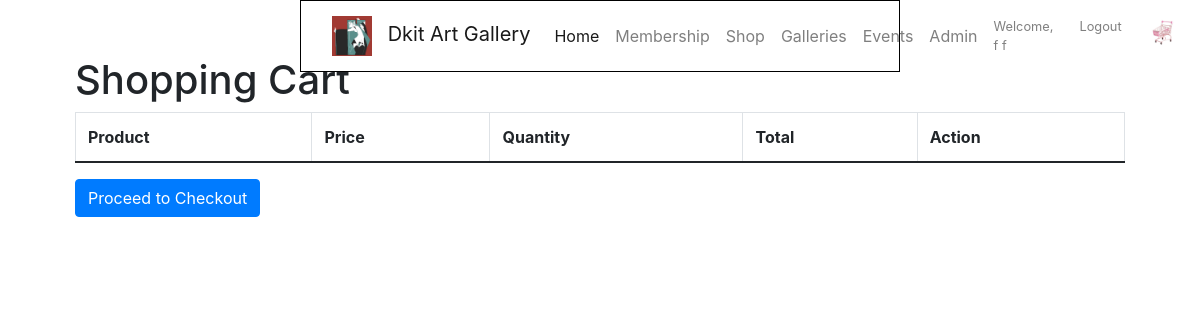
Before: /view/cart.php (signed in) with the older database file.
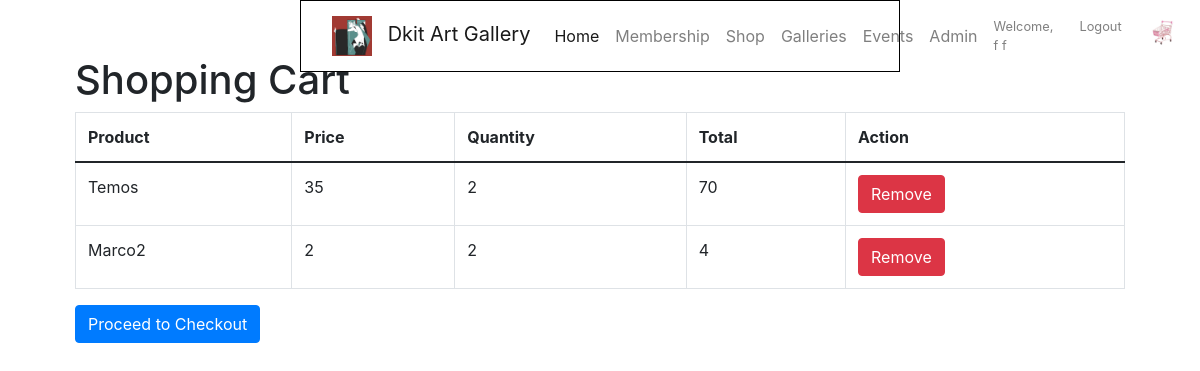
After: the same page with the newer database file.
### tables this page shows
CREATE TABLE `cart` (
  `id` int(11) NOT NULL,
  `user_id` int(11) NOT NULL,
  `product_id` int(11) NOT NULL,
  `quantity` int(11) NOT NULL,
  `price` double NOT NULL
);

CREATE TABLE `product` (
  `id` int(11) NOT NULL,
  `name` varchar(100) NOT NULL,
  `price` double NOT NULL,
  `quantity` int(11) NOT NULL,
  `url` varchar(500) DEFAULT NULL,
  `description` varchar(500) DEFAULT NULL
);

### model/doCart.php (called while the page is built, shortened)
<?php
require_once 'cartModel.php';
global $db;
$cartModel = new CartModel($db);
?>

### model/cartModel.php (called while the page is built, shortened)
<?php
class CartModel {
    protected $db;
    public function __construct($db) {
        $this->db = $db;
    }
    public function getCartItems($user_id) {
        $sql = "SELECT cart.*, product.name, product.price FROM cart
            INNER JOIN product ON cart.product_id = product.id
            WHERE cart.user_id = :user_id";
        try {
            $stmt = $this->db->prepare($sql);
            $stmt->bindParam(':user_id', $user_id);
            $stmt->execute();
            $cartItems = $stmt->fetchAll(PDO::FETCH_ASSOC);
            return $cartItems;
        } catch (PDOException $e) {
            echo "Error: " . $e->getMessage();
            return false;
        }
    }
}
?>

### view/cart.php (the view, shortened to what this page needs)
<?php
require_once '../model/databaseConnection.php';
require_once '../model/doCart.php';
require_once '../model/cartModel.php';
include "nav.php";
include 'header.php';
function getCartItems() {
    global $cartModel;
    return isset($_SESSION['userId']) ? $cartModel->getCartItems($_SESSION['userId']) : [];
}
$cartItems = getCartItems();
?>
<!DOCTYPE html>
<html lang="en">
<head>
</head>
<body>
<div class="container">
    <h1>Shopping Cart</h1>
    <div class="table-responsive">
        <table class="table table-bordered">
            <thead>
            <tr>
                <th>Product</th>
                <th>Price</th>
                <th>Quantity</th>
                <th>Total</th>
                <th>Action</th>
            </tr>
            </thead>
            <tbody>
            <?php foreach ($cartItems as $item): ?>
                <tr>
                    <td><?php echo $item['name']; ?></td>
                    <td><?php echo $item['price']; ?></td>
                    <td><?php echo $item['quantity']; ?></td>
                    <td><?php echo $item['price'] * $item['quantity']; ?></td>
                    <td>
                        <form method="post">
                            <button type="submit" name="remove_from_cart" class="btn btn-danger" onclick="return confirm('Are you sure you want to remove this item?');">Remove</button>
                        </form>
                    </td>
                </tr>
            <?php endforeach; ?>
            </tbody>
        </table>
    </div>
    <a href="#" class="btn btn-primary checkout-btn">Proceed to Checkout</a>
</div>
</body>
</html>

### view/header.php (shortened to what this page needs)
<!DOCTYPE html>
<html lang="en">
<head>
    <link href="nav.php" rel="stylesheet" type="text/css" />
    <link href="../css/nav.css" rel="stylesheet" type="text/css" />
    <link href="https://cdn.jsdelivr.net/npm/bootstrap@5.0.2/dist/css/bootstrap.min.css" rel="stylesheet">
    <link href="../css/homeStyles.css" rel="stylesheet" type="text/css" />
    <link href="https://cdn.jsdelivr.net/npm/bootstrap@5.0.2/dist/css/bootstrap.min.css"
          rel="stylesheet"
>
    <link rel="stylesheet" href="https://cdnjs.cloudflare.com/ajax/libs/font-awesome/4.7.0/css/font-awesome.min.css">
    <link href="https://cdnjs.cloudflare.com/ajax/libs/fullcalendar/3.9.0/fullcalendar.min.css" rel="stylesheet" />
    <link rel="stylesheet" href="https://maxcdn.bootstrapcdn.com/bootstrap/4.0.0/css/bootstrap.min.css"/>
</head>
<body>
<div class="container align-content:center">

### view/nav.php (shortened to what this page needs)
<?php
 include "header.php";
$isAdmin = isset($_SESSION['userType']) && $_SESSION['userType'] === 'admin';
?>
<nav class="navbar navbar-expand-lg navbar-light fixed-top navbar-custom">
    <div class="container-fluid">
        <a class="navbar-brand" href="#">
            <img src="../3.jpg" alt="Logo">
            Dkit Art Gallery
        </a>
        <div class="collapse navbar-collapse" id="navbarNav">
            <ul class="navbar-nav me-auto mb-2 mb-lg-0">
                <li class="nav-item">
                    <a class="nav-link active" href="../controller/index.php?action=show_home">Home</a>
                </li>
                <li class="nav-item">
                    <a class="nav-link" href="../controller/index.php?action=membership">Membership</a>
                </li>
                <li class="nav-item">
                    <a class="nav-link" href="../controller/index.php?action=shop">Shop</a>
                </li>
                <li class="nav-item">
                    <a class="nav-link" href="../controller/index.php?action=galleries">Galleries</a>
                </li>
                <li class="nav-item">
                    <a class="nav-link" href="../controller/index.php?action=events">Events</a>
                </li>
                <?php if ($isAdmin && isset($_SESSION['username'])): ?>
                    <li class="nav-item">
                        <a class="nav-link" href="../controller/index.php?action=show_admin">Admin</a>
                    </li>
                <?php endif; ?>
            </ul>
            <ul class="navbar-nav ms-auto">
                <?php
                if(isset($_SESSION['username'])) {
                    $username = $_SESSION['username'];
                    echo '<li class="nav-item navbar-small-links">
                                <a class="nav-link" href="#">Welcome, ' . $username . '</a>
                          </li>';
                    echo '<li class="nav-item navbar-small-links">
                                <a class="nav-link" href="../controller/index.php?action=logout">Logout</a>
                          </li>';
                }
                ?>
                <li class="nav-item">
                    <a class="nav-link" href="../controller/index.php?action=cart">
                        <img src="../2.jpg" alt="Cart" style="width: 30px; height: 30px;">
                    </a>
                </li>
            </ul>
        </div>
    </div>
</nav>

### css/nav.css (style rules this page uses)
body { padding-top: 56px; }
.navbar { background-color: #ffffff; border: 1px solid #000000; }
.navbar-brand, .navbar-nav .nav-link { color: #000000; }
.navbar-brand img { max-height: 40px; margin-right: 10px; }
.navbar-custom { max-width: 50%; margin: 0 auto; }
.navbar-small-links { font-size: 0.8rem; margin-right: 10px; }

### css/homeStyles.css (style rules this page uses)
.container { max-width: 800px; margin: 0 auto; }

Changed rows visible on the page:
added cart: product.name "Temos", product.price "35", quantity "2", $item['price'] * $item['quantity'] "70"
added cart: product.name "Marco2", product.price "2", quantity "2", $item['price'] * $item['quantity'] "4"
